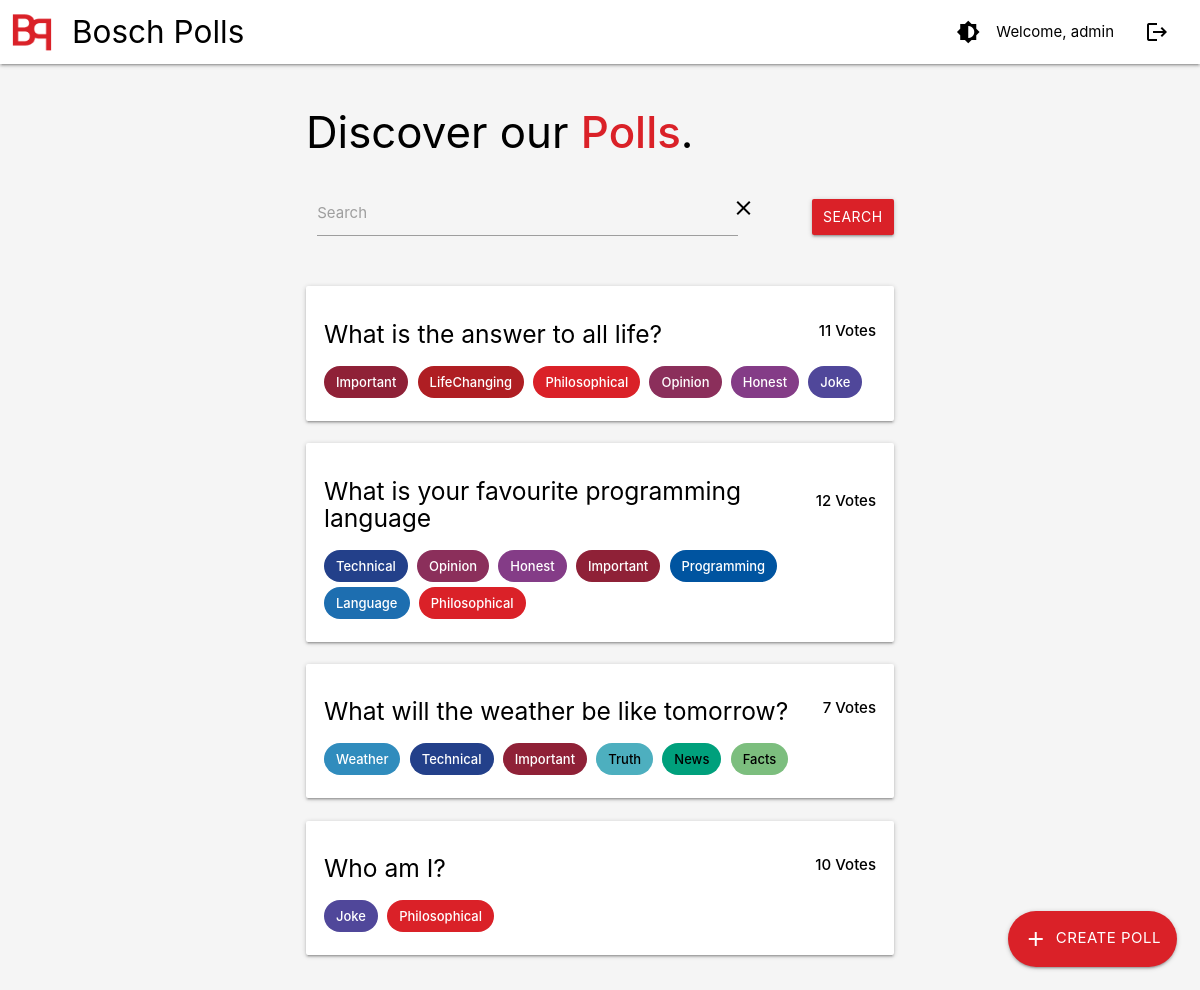
The app's page / (signed in) with its own data.
### polls/models.py (models this page shows, shortened)
class Poll(models.Model):
    creator = models.ForeignKey(User, on_delete=models.CASCADE)
    question = models.CharField(max_length=240)
    start_date = models.DateField(default=date.today)
    end_date = models.DateField(null=True, blank=True)
    def get_tags(self):
        tags = []
        for tag in self.tag_set.all():
            tags.append({
                "name": tag.name,
                "color": tag.color % 15 + 1
            })
        return tags
    @admin.display(
        description="votes"
    )
    def count_votes(self):
        return sum(map(lambda e: e.count_votes(), self.pollanswer_set.all()))
    @admin.display(
        boolean=True,
        description="Still Available?"
    )
    def is_still_available(self):
        now = date.today()
        start_in_past = self.start_date <= now
        end_in_future = self.end_date is None or now <= self.end_date
        return start_in_past and end_in_future

class Tag(models.Model):
    name = models.CharField(max_length=100)
    color = models.IntegerField()
    polls = models.ManyToManyField(Poll, blank=True)

### polls/views.py (the view)
# urls.py: path('', views.home_page_view, name='home'),
def home_page_view(request):
    search_term = request.GET.get("search") or ""
    poll_objs = Poll.objects.filter(Q(question__icontains=search_term) | Q(tag__name__icontains=search_term)).distinct()
    poll_objs = filter(lambda e: e.is_still_available(), poll_objs)
    context = {"polls": [], "search_term": search_term}
    for i, item in enumerate(poll_objs):
        context["polls"].append({
            "id": item.id,
            "color_index": i % 15 + 1,
            "question": item.question,
            "tags": item.get_tags(),
            "votes": item.count_votes()
        })
    return render(request, "overview_polls.html", context)

### polls/models.py (called while the page is built)
    @admin.display(
        description="votes"
    )
    def count_votes(self):
        return self.user_votes.all().count()

### templates/overview_polls.html
{% extends 'base.html' %}
{% block content %}
<div class="container">
    <h3>Discover our <strong class="text-primary">Polls</strong>.</h3>
    <form class="row search-bar" method="get">
            <div class="input-field col with-prefix">
                <a href="." class="prefix"><i class="material-icons">clear</i></a>
                <input style="width: 94%" id="icon_prefix" type="text" autofocus name="search" value="{{search_term}}">
                <label for="icon_prefix">Search</label>
            </div>
            <button class="col waves-effect waves-light btn primary" type="submit" value="search">
                Search
            </button>
    </form>
    <div class="row">
        {% for poll in polls %}
        <a href="{% url 'polls' poll.id %}">
            <div class="card col c{{poll.color_index}}-card" style="width: 100%">
                <div class="card-header">
                    <h5>{{poll.question}}</h5>
                    <strong>{{poll.votes}} Vote{{poll.votes|pluralize}}</strong>
                </div>
                <div class="tag-holder">
                    {% for tag in poll.tags %}
                    <div class="chip c{{tag.color}}">
                        {{tag.name}}
                    </div>
                    {% endfor %}
                </div>
            </div>
        </a>
        {% endfor %}
    </div>
</div>
{% endblock %}

### templates/base.html (shortened to what this page needs)
<!doctype html>
<html lang="en">
{% load static %}
<head>
    <link rel="stylesheet" href="{% static '/css/materialize.min.css' %}">
    <link rel="stylesheet" href="{% static '/css/base_variables.css' %}">
    <link rel="stylesheet" href="{% static '/css/base.css' %}">
    <link rel="stylesheet" href="{% static '/css/colors.css' %}">
    <link rel="stylesheet" href="{% static '/css/material_override.css' %}">
</head>
<body>
<nav>
    <div class="nav-wrapper">
        <a href="{% url 'home' %}" class="brand-logo">
            <img src="{% static 'img/bp_logo.png' %}" alt="logo">
            <p id="logo-text">Bosch Polls</p>
        </a>
        <ul id="nav-mobile" class="right hide-on-med-and-down">
            <li><i class="material-icons waves-effect waves-primary btn-flat" onclick="toggle_dark_mode()"
                   style="color: var(--color-on-background);">brightness_medium</i></li>
            {% if not user.is_authenticated %}
            <li><a href="{% url 'login' %}" class="waves-effect waves-primary btn-flat">Log in</a></li>
            <li><a href="{% url 'signup' %}" class="waves-effect waves-light btn primary">Sign up</a></li>
            {% else %}
            <li class="username"><span>Welcome, {{user.username}}</span><a href="{% url 'login'%}"><i
                    class="material-icons">logout</i></a></li>
            {% endif %}
        </ul>
    </div>
</nav>
<main>
    <div class="container" style="padding-top: var(--space-large)">
    {% block content %}
    {% endblock %}
</main>
<div class="fixed-action-btn">
    <a href="{% url 'create-poll' %}" class="btn-floating btn-large primary btn-extended">
        <i class="large material-icons">add</i>
        <span>Create Poll</span>
    </a>
</div>
</body>
</html>

### static/css/base_variables.css (style rules this page uses)
:root { --height_toolbar: 64px; --space-tiny: 4px; --space-small: 8px; --space-large: 16px; --space-extreme: 32px; --padding-title: 72px; --dist-card-move: 30px; --border-width: 2px; --color-disabled: #d2d2d2; --color-on-primary: #FFF; --color-on-background-dark: #FFF; --color-surface-dark: #2a2a2a; --color-surface-darker-dark: #242424; --color-background-dark: #1d1d1d; --color-on-background: #000; --color-surface: #FFF; --color-surface-darker: #FCFCFC; --color-background: #F5F5F5; --color-error: #8e0509; --color-on-error: #FFF; --color-primary: #DA2128; --color-primary-ripple: rgba(218, 33, 40, 0.7); }

### static/css/base.css (style rules this page uses)
* { color: var(--color-on-background); }
a { color: var(--color-on-background) !important; }
body { background-color: var(--color-background); }
nav { background-color: var(--color-surface); }
label { pointer-events: none; }
.brand-logo img { height: 48px; margin: 8px; }
.primary { color: var(--color-on-primary) !important; background-color: var(--color-primary) !important; }
.primary i { color: var(--color-on-primary); }
.text-primary { color: var(--color-primary) !important; }
.search-bar { display: flex; align-items: center; flex-direction: row; }
.input-field { padding: 0 .75rem; }
.username { display: flex; flex-direction: row; justify-content: center; margin-right: var(--space-large); }
.username span { margin-right: var(--space-large); }
.card { padding: var(--space-large) !important; -webkit-transition: all 0.2s ease-in-out; transition: all 0.2s ease-in-out; border: transparent solid var(--border-width); background-color: var(--color-surface); }
.card-header { display: flex; align-items: center; flex-direction: row; justify-content: space-between; }
.card-header strong { white-space: nowrap; }
.tag-holder { margin-top: var(--space-small); }
.tag-holder * { -moz-user-select: none; -ms-user-select: none; -webkit-user-select: none; user-select: none; }
.input-field.with-prefix { width: 80%; margin-right: auto; }
.prefix { cursor: pointer; }
.input-field.with-prefix .prefix { right: 0; transform: translateY(-10px); }
.btn-extended span { margin-left: var(--space-small); color: var(--color-on-primary); }
.btn-extended { display: flex; flex-direction: row; justify-content: center; width: inherit !important; padding-right: var(--space-large) !important; padding-left: var(--space-large) !important; border-radius: 56px !important; }
#logo-text { display: none; margin-left: var(--padding-title); }
@media only screen and (min-width: 615px) { .brand-logo img { position: absolute; transform: translateX(0px); } }
@media only screen and (min-width: 615px) { #logo-text { display: inline; } }

### static/css/material_override.css (style rules this page uses)
.input-field .prefix ~ input, .input-field .prefix ~ textarea, .input-field .prefix ~ label, .input-field .prefix ~ .validate ~ label, .input-field .prefix ~ .helper-text, .input-field .prefix ~ .autocomplete-content { width: 100%; margin-left: 0; }
.input-field .prefix ~ label { margin-left: 0; }
.material-icons.btn-flat { text-transform: inherit; }

### records on screen
Poll: question "What is the answer to all life?"
Tag: name "Important" "Important" "Important"
Tag: name "LifeChanging"
Tag: name "Philosophical" "Philosophical" "Philosophical"
Tag: name "Opinion" "Opinion"
Tag: name "Honest" "Honest"
Tag: name "Joke" "Joke"
Poll: question "What is your favourite programming language"
Tag: name "Technical" "Technical"
Tag: name "Programming"
Tag: name "Language"
Poll: question "What will the weather be like tomorrow?"
Tag: name "Weather"
Tag: name "Truth"
Tag: name "News"
Tag: name "Facts"
Poll: question "Who am I?"

### other values on screen
{{ user.username }} "admin"
{{ poll.votes }} "11" "12" "7" "10"
